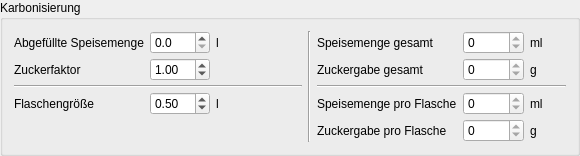
         <widget class="QGroupBox" name="groupKarbonisierung">
          <property name="title">
           <string>Karbonisierung</string>
          </property>
          <layout class="QGridLayout" name="gridLayout_4">
           <property name="verticalSpacing">
            <number>4</number>
           </property>
           <item row="5" column="5">
            <spacer name="horizontalSpacer">
             <property name="orientation">
              <enum>Qt::Horizontal</enum>
             </property>
             <property name="sizeHint" stdset="0">
              <size>
               <width>40</width>
               <height>0</height>
              </size>
             </property>
            </spacer>
           </item>
           <item row="1" column="1">
            <widget class="DoubleSpinBox" name="tbZuckerFaktor">
             <property name="minimumSize">
              <size>
               <width>60</width>
               <height>0</height>
              </size>
             </property>
             <property name="minimum">
              <double>0.100000000000000</double>
             </property>
             <property name="maximum">
              <double>5.000000000000000</double>
             </property>
             <property name="singleStep">
              <double>0.100000000000000</double>
             </property>
             <property name="value">
              <double>1.000000000000000</double>
             </property>
            </widget>
           </item>
           <item row="3" column="2">
            <widget class="QLabel" name="lblFlascheEinheit">
             <property name="minimumSize">
              <size>
               <width>30</width>
               <height>0</height>
              </size>
             </property>
             <property name="text">
              <string>l</string>
             </property>
            </widget>
           </item>
           <item row="0" column="1">
            <widget class="DoubleSpinBox" name="tbSpeisemengeAbgefuellt">
             <property name="minimumSize">
              <size>
               <width>60</width>
               <height>0</height>
              </size>
             </property>
             <property name="decimals">
              <number>1</number>
             </property>
             <property name="minimum">
              <double>0.000000000000000</double>
             </property>
             <property name="maximum">
              <double>999.000000000000000</double>
             </property>
             <property name="singleStep">
              <double>0.100000000000000</double>
             </property>
            </widget>
           </item>
           <item row="3" column="0">
            <widget class="QLabel" name="lblFlasche">
             <property name="text">
              <string>Flaschengröße</string>
             </property>
            </widget>
           </item>
           <item row="3" column="1">
            <widget class="DoubleSpinBox" name="tbFlasche">
             <property name="minimumSize">
              <size>
               <width>60</width>
               <height>0</height>
              </size>
             </property>
             <property name="minimum">
              <double>0.100000000000000</double>
             </property>
             <property name="singleStep">
              <double>0.100000000000000</double>
             </property>
             <property name="value">
              <double>0.500000000000000</double>
             </property>
            </widget>
           </item>
           <item row="1" column="7">
            <widget class="QLabel" name="lblZuckerGesamtEinheit">
             <property name="minimumSize">
              <size>
               <width>30</width>
               <height>0</height>
              </size>
             </property>
             <property name="text">
              <string>g</string>
             </property>
            </widget>
           </item>
           <item row="0" column="3">
            <widget class="QLabel" name="label_84">
             <property name="minimumSize">
              <size>
               <width>50</width>
               <height>0</height>
              </size>
             </property>
             <property name="maximumSize">
              <size>
               <width>50</width>
               <height>16777215</height>
              </size>
             </property>
            </widget>
           </item>
           <item row="0" column="5">
            <widget class="QLabel" name="lblSpeisemengeGesamt">
             <property name="text">
              <string>Speisemenge gesamt</string>
             </property>
            </widget>
           </item>
           <item row="2" column="0" colspan="4">
            <widget class="Line" name="line_8">
             <property name="orientation">
              <enum>Qt::Horizontal</enum>
             </property>
            </widget>
           </item>
           <item row="2" column="5" colspan="4">
            <widget class="Line" name="lineFlasche">
             <property name="orientation">
              <enum>Qt::Horizontal</enum>
             </property>
            </widget>
           </item>
           <item row="3" column="7">
            <widget class="QLabel" name="lblSpeisemengeFlascheEinheit">
             <property name="minimumSize">
              <size>
               <width>30</width>
               <height>0</height>
              </size>
             </property>
             <property name="text">
              <string>ml</string>
             </property>
            </widget>
           </item>
           <item row="3" column="6">
            <widget class="SpinBox" name="tbSpeisemengeFlasche">
             <property name="minimumSize">
              <size>
               <width>50</width>
               <height>0</height>
              </size>
             </property>
             <property name="readOnly">
              <bool>true</bool>
             </property>
             <property name="maximum">
              <number>99999</number>
             </property>
            </widget>
           </item>
           <item row="4" column="7">
            <widget class="QLabel" name="lblZuckerFlascheEinheit">
             <property name="minimumSize">
              <size>
               <width>30</width>
               <height>0</height>
              </size>
             </property>
             <property name="text">
              <string>g</string>
             </property>
            </widget>
           </item>
           <item row="3" column="5">
            <widget class="QLabel" name="lblSpeisemengeFlasche">
             <property name="text">
              <string>Speisemenge pro Flasche</string>
             </property>
            </widget>
           </item>
           <item row="1" column="6">
            <widget class="SpinBox" name="tbZuckerGesamt">
             <property name="minimumSize">
              <size>
               <width>50</width>
               <height>0</height>
              </size>
             </property>
             <property name="readOnly">
              <bool>true</bool>
             </property>
             <property name="maximum">
              <number>9999</number>
             </property>
            </widget>
           </item>
           <item row="1" column="0">
            <widget class="QLabel" name="lblZuckerFaktor">
             <property name="text">
              <string>Zuckerfaktor</string>
             </property>
            </widget>
           </item>
           <item row="0" column="6">
            <widget class="SpinBox" name="tbSpeisemengeGesamt">
             <property name="minimumSize">
              <size>
               <width>50</width>
               <height>0</height>
              </size>
             </property>
             <property name="readOnly">
              <bool>true</bool>
             </property>
             <property name="maximum">
              <number>99999</number>
             </property>
            </widget>
           </item>
           <item row="1" column="5">
            <widget class="QLabel" name="lblZuckerGesamt">
             <property name="text">
              <string>Zuckergabe gesamt</string>
             </property>
            </widget>
           </item>
           <item row="0" column="2">
            <widget class="QLabel" name="label">
             <property name="minimumSize">
              <size>
               <width>30</width>
               <height>0</height>
              </size>
             </property>
             <property name="text">
              <string>l</string>
             </property>
            </widget>
           </item>
           <item row="0" column="0">
            <widget class="QLabel" name="label_6">
             <property name="text">
              <string>Abgefüllte Speisemenge</string>
             </property>
            </widget>
           </item>
           <item row="0" column="7">
            <widget class="QLabel" name="lblSpeisemengeGesamtEinheit">
             <property name="minimumSize">
              <size>
               <width>30</width>
               <height>0</height>
              </size>
             </property>
             <property name="text">
              <string>ml</string>
             </property>
            </widget>
           </item>
           <item row="0" column="4" rowspan="5">
            <widget class="Line" name="line_9">
             <property name="orientation">
              <enum>Qt::Vertical</enum>
             </property>
            </widget>
           </item>
           <item row="4" column="6">
            <widget class="SpinBox" name="tbZuckerFlasche">
             <property name="minimumSize">
              <size>
               <width>50</width>
               <height>0</height>
              </size>
             </property>
             <property name="readOnly">
              <bool>true</bool>
             </property>
             <property name="maximum">
              <number>9999</number>
             </property>
            </widget>
           </item>
           <item row="4" column="5">
            <widget class="QLabel" name="lblZuckerFlasche">
             <property name="text">
              <string>Zuckergabe pro Flasche</string>
             </property>
            </widget>
           </item>
           <item row="5" column="0">
            <spacer name="horizontalSpacer_2">
             <property name="orientation">
              <enum>Qt::Horizontal</enum>
             </property>
             <property name="sizeHint" stdset="0">
              <size>
               <width>40</width>
               <height>0</height>
              </size>
             </property>
            </spacer>
           </item>
          </layout>
         </widget>
